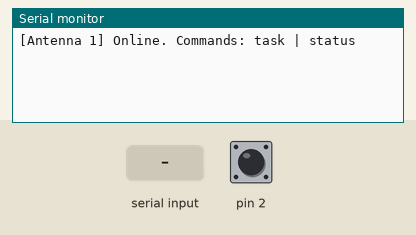
Simulated run of this sketch. Board: Arduino Nano, built with avr-gcc and run on an emulated ATmega328P. Parts: the last lines printed to the serial monitor. The inputs (shaded band) are chosen by the test bench; at power-on: pin 2 HIGH. No radio packets arrive unless stated.

Above: at 1.3 s.
1.4 s: pin 2 pulled LOW for 0.15 s
At 1.7 s:
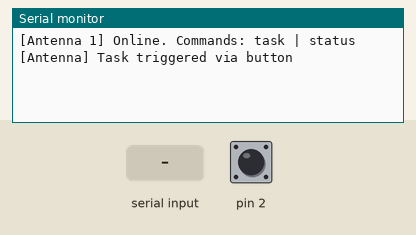
3.0 s: "reset\n" received over Serial
At 4.2 s:
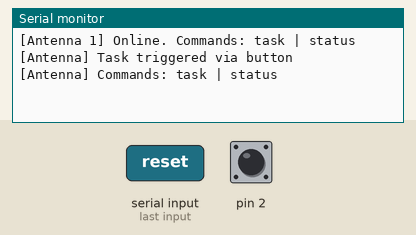
4.5 s: "task\n" received over Serial
At 5.3 s:
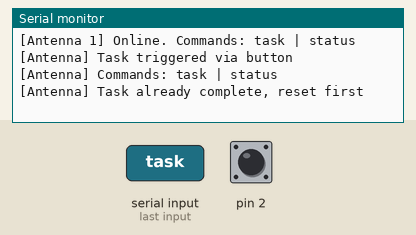
6.0 s: "status\n" received over Serial
At 6.5 s:
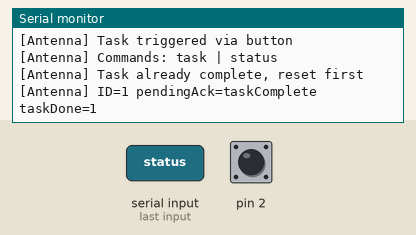

Measured:
- after the input at 1.4 s, the serial monitor: prints a new line at once (image 1)
- after the input at 3.0 s, the serial monitor: prints a new line at once (image 2)
- after the input at 4.5 s, the serial monitor: prints a new line at once (image 3)
- after the input at 6.0 s, the serial monitor: prints a new line at once (image 4)

The sketch:

Antenna.ino
```cpp
#include <SPI.h>
#include <RF24.h>

// Select the field configuration header (Field1.h .. Field10.h)
#include "Field1.h"

#define CE_PIN  9
#define CSN_PIN 10

#define ANTENNA_ID 1  // !! Change per Nano: Range 0 - 4 !! //

RF24 radio(CE_PIN, CSN_PIN);

struct Packet {
  char    cmd[16];
  uint8_t antennaId;
  uint8_t r, g, b;
  uint8_t padding[12];
};

struct AckPayload {
  char    cmd[16];
  uint8_t antennaId;
  uint8_t padding[15];
};

uint8_t myColor[3]     = {0, 0, 0};
bool    taskDone       = false;
char    pendingAck[16] = "idle";

// ── ACK loader ─────────────────────────────────────────────

void loadAck(const char* cmd) {
  AckPayload ack = {};
  strncpy(ack.cmd, cmd, 15);
  ack.antennaId = ANTENNA_ID;
  radio.writeAckPayload(1, &ack, sizeof(AckPayload));
  strncpy(pendingAck, cmd, 15);
}

// ── Incoming handler ───────────────────────────────────────

void handleIncoming() {
  while (radio.available()) {
    Packet pkt = {};
    radio.read(&pkt, sizeof(Packet));

    if (pkt.antennaId != ANTENNA_ID) {
      loadAck(pendingAck);
      return;
    }

    if (strcmp(pkt.cmd, "reset") == 0) {
      myColor[0] = pkt.r;
      myColor[1] = pkt.g;
      myColor[2] = pkt.b;

      Serial.print(F("[Antenna] Reset! Color=RGB("));
      Serial.print(myColor[0]); Serial.print(',');
      Serial.print(myColor[1]); Serial.print(',');
      Serial.print(myColor[2]); Serial.println(')');

      // Apply color to hardware here...

      taskDone = false;
      loadAck("ready");
    }
    else if (strcmp(pkt.cmd, "ping") == 0) {
      loadAck(pendingAck);
    }
  }
}

// ── Serial (test taskComplete from monitor) ────────────────

void handleSerial() {
  static String buf = "";
  while (Serial.available()) {
    char c = Serial.read();
    if (c == '\n' || c == '\r') {
      buf.trim();
      if (buf.length() == 0) { buf = ""; return; }

      if (buf.equalsIgnoreCase("task") || buf.equalsIgnoreCase("taskComplete")) {
        if (!taskDone) {
          taskDone = true;
          loadAck("taskComplete");
          Serial.println(F("[Antenna] taskComplete queued — Earth will collect on next ping"));
        } else {
          Serial.println(F("[Antenna] Task already complete, reset first"));
        }
      }
      else if (buf.equalsIgnoreCase("status")) {
        Serial.print(F("[Antenna] ID="));
        Serial.print(ANTENNA_ID);
        Serial.print(F(" pendingAck="));
        Serial.print(pendingAck);
        Serial.print(F(" taskDone="));
        Serial.println(taskDone);
      }
      else {
        Serial.println(F("[Antenna] Commands: task | status"));
      }
      buf = "";
    } else {
      buf += c;
    }
  }
}

// ── Task trigger example (button on pin 2) ─────────────────────────

void checkTaskTrigger() {
  static bool lastBtn = HIGH;
  bool btn = digitalRead(2);
  if (btn == LOW && lastBtn == HIGH && !taskDone) {
    taskDone = true;
    loadAck("taskComplete");
    Serial.println(F("[Antenna] Task triggered via button"));
  }
  lastBtn = btn;
}

// ── Setup & Loop ───────────────────────────────────────────

void setup() {
  Serial.begin(115200);
  pinMode(2, INPUT_PULLUP);
  delay(100);

  if (!radio.begin()) {
    Serial.println(F("[Antenna] NRF24 init FAILED. Check wiring!"));
    while (1);
  }

  radio.setPALevel(RF24_PA_LOW);
  radio.setDataRate(RF24_250KBPS);
  radio.setChannel(RADIO_CHANNEL);
  radio.setRetries(15, 15);
  radio.setPayloadSize(sizeof(Packet));
  radio.setCRCLength(RF24_CRC_16);
  radio.enableAckPayload();
  radio.setAutoAck(true);

  radio.openReadingPipe(1, downlinkAddresses[ANTENNA_ID]);
  radio.startListening();

  loadAck("ready");

  Serial.print(F("[Antenna "));
  Serial.print(ANTENNA_ID);
  Serial.println(F("] Online. Commands: task | status"));
}

void loop() {
  handleIncoming();
  handleSerial();
  checkTaskTrigger();
}
```

Field1.h
```cpp
#ifndef FIELD1_H
#define FIELD1_H

#include <Arduino.h>

// Field 1: suffix 'A', unique radio channel
const uint8_t downlinkAddresses[5][6] = {
  "Ant0A",
  "Ant1A",
  "Ant2A",
  "Ant3A",
  "Ant4A"
};

const uint8_t RADIO_CHANNEL = 90;

#endif
```
